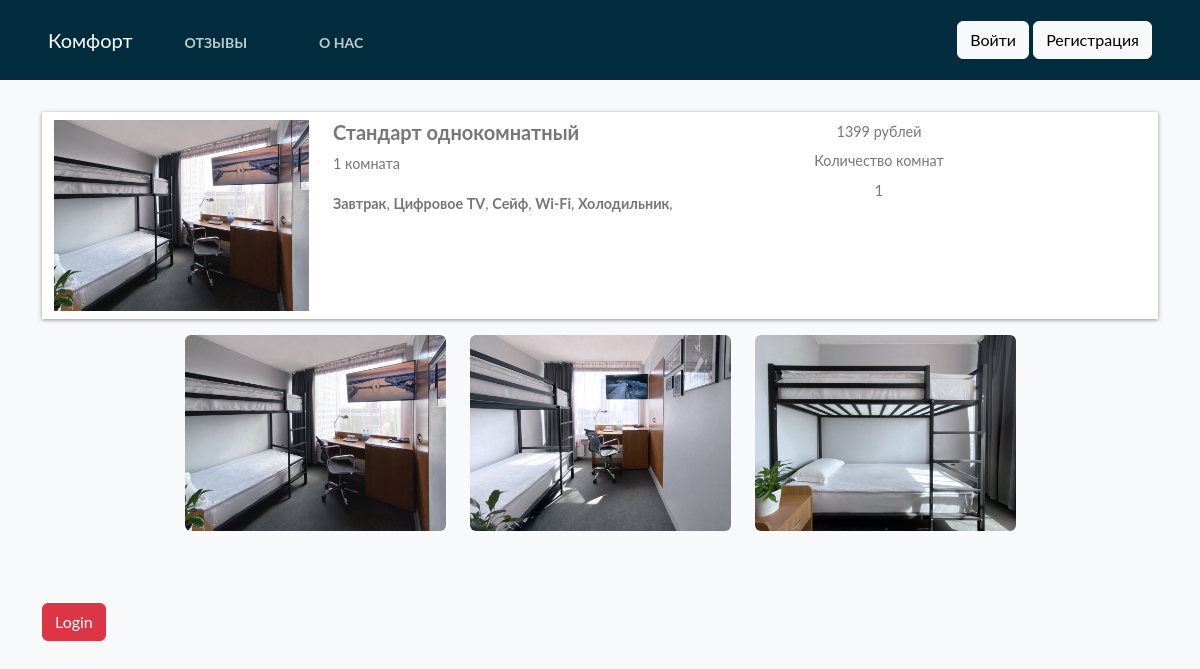
/hotel-detail/d25d5e6f0a09403585171c74890a771d/, run on the app's committed database.
### home/models.py (models this page shows, shortened)
class BaseModel(models.Model):
    uid = models.UUIDField(default=uuid.uuid4   , editable=False , primary_key=True)
    created_at = models.DateField(auto_now_add=True)
    updated_at = models.DateField(auto_now_add=True)
    class Meta:
        abstract = True

class Hotel(BaseModel):
    hotel_name= models.CharField(max_length=100)
    hotel_price = models.IntegerField()
    description = models.TextField()
    amenities = models.ManyToManyField(Amenities)
    room_count = models.IntegerField(default=10)

class HotelImages(BaseModel):
    hotel= models.ForeignKey(Hotel ,related_name="images", on_delete=models.CASCADE)
    images = models.ImageField(upload_to="hotels")

class Amenities(BaseModel):
    amenity_name = models.CharField(max_length=100)

### home/views.py (the view, shortened to what this page needs)
# urls.py: path('hotel-detail/<uid>/' , hotel_detail , name="hotel_detail"),
def hotel_detail(request,uid):
    hotel_obj = Hotel.objects.get(uid = uid)
    return render(request , 'hotel_detail.html' ,{
        'hotels_obj' :hotel_obj
    })

### templates/hotel_detail.html
{% extends "base.html" %}
{%  block start %}
<div class="container mt-5 pt-5">
    <div class="row search-card-result">
        <div class="col-md-3">
        <a href="/hotel-detail/{{hotels_obj.uid}}">
            <img class="img-fluid" src="/media/{{hotels_obj.images.first.images}}" alt="Card image cap">
        </a></div>
        <div class="col-md-5">
            <h5>{{hotels_obj.hotel_name}}</h5>
            <p>
                {{hotels_obj.description|truncatechars:150}}
            </p>
            <p>
                {%for amenitie in hotels_obj.amenities.all %}
                <b>{{amenitie.amenity_name}}</b>,
                {% endfor %}
            </p>
        </div>
        <div class="col-md-2 border-left text-center more-offers">
            <p>{{hotels_obj.hotel_price}} рублей</p>
            <p>Количество комнат</p>
            <p>{{hotels_obj.room_count}}</p>
        </div>
    </div>
        <div class="row gallery" style="justify-content: center;">
            {% for image in hotels_obj.images.all %}
              <div class="col-md-3">
                <img
                  src="/media/{{image.images}}"
                  class="w-100 shadow-1-strong rounded mb-4"
                  alt="Boat on Calm Water"
                />
              </div>
            {%endfor %}
        </div>
    {% if request.user.is_authenticated %}
    <div class="filter-card">
        <h5>Забронировать</h5>
        {%include "messages.html"%}
        <form method="post">
            {% csrf_token %}
            <div class="row form-group">
                <div class="col-md-12">
                    <label for="mintopay">Заезд</label>
                    <p>
                        <input type="date" name="checkin" id="checkin" class="form-control">
                    </p>
                </div>
                <div class="col-md-12">
                    <label for="maxtopay">Выезд</label>
                    <p>
                        <input type="date" name="checkout" id="checkout" class="form-control">
                    </p>
                </div>
            </div>
           {% if user.is_authenticated %}
            <div class="row form-group">
                <div class="col-md-12">
                    <input type="submit"   class="btn btn-info btn-block" value="Забронировать">
                </div>
            </div>
            {% else %}
                <form class="form-inline ml-auto">
                    <a href="{% url 'login_page' %}" class="btn btn-info">Войти</a>
                    <a href="{% url 'register_page' %}" class="btn btn-info">Регистрация</a>
                </form>
            {% endif %}
        </form>
    </div>
    {% else %}
    <a href="/login/" class="btn btn-danger mt-5 ">Login</a>
    {% endif %}
</div>
{% endblock %}

### templates/base.html (style rules this page uses)
body { font-family: "Lato", Arial, sans-serif; font-weight: 400; font-size: 16px; line-height: 1.7; background: #fff; color: #777; height: 100%; overflow: auto; }
.search-card-result { box-shadow: 0px 1px 4px rgba(41, 51, 57, 0.5); margin: 1rem 0; padding: 0.5rem 0; background-color: #fff; }
.search-card-result h5 { font-style: 1.1rem; font-weight: 700; }
.search-card-result p { font-size: 0.9rem; }
.search-card-result .more-offers p { margin-bottom: 0.3rem; }

### data on the page
Hotel: images.first.images (picture), hotel_name "Стандарт однокомнатный", description "1 комната", hotel_price "1399", room_count "1"
Amenities: amenity_name "Завтрак"
Amenities: amenity_name "Цифровое TV"
Amenities: amenity_name "Сейф"
Amenities: amenity_name "Wi-Fi"
Amenities: amenity_name "Холодильник"
HotelImages: images (picture)
HotelImages: images (picture)
HotelImages: images (picture)
